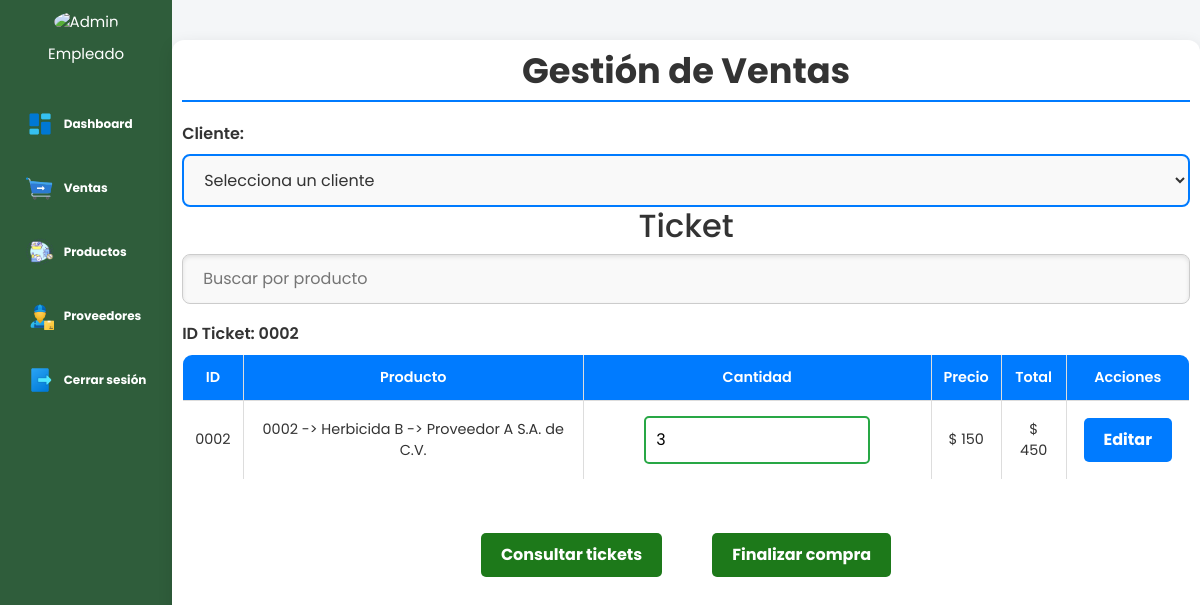
The app's page /Static/View/Empleado/ViewGestionVent.php (signed in), older data.
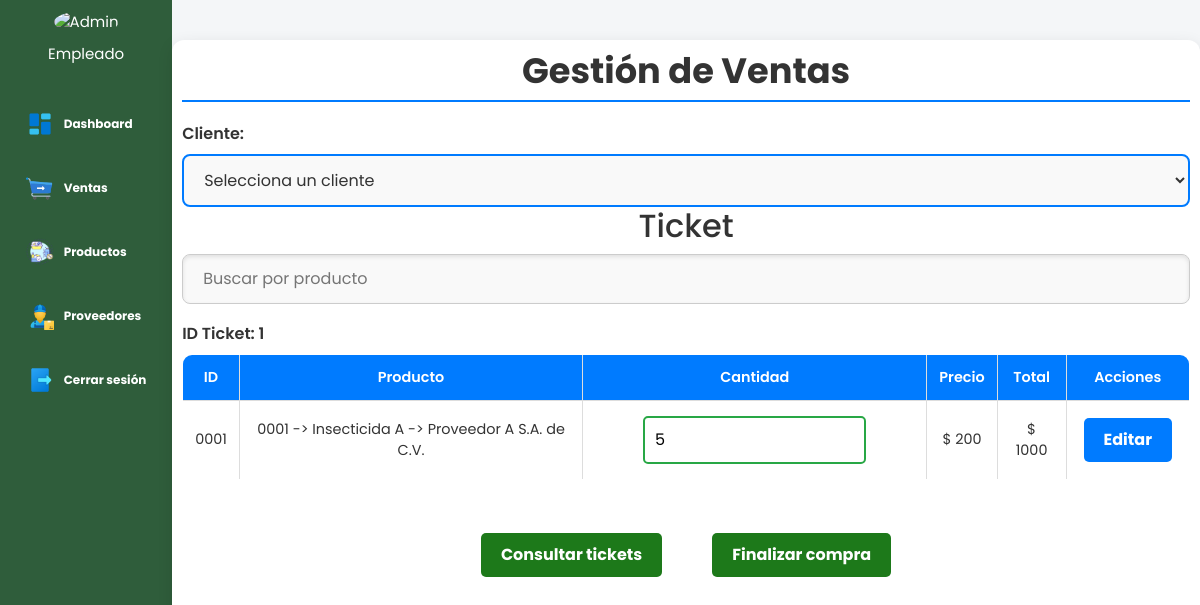
The same page, newer data.
### tables this page shows
create table notaVenta(
	idNotaVenta int(4) zerofill primary key auto_increment,
    fecha date not null, 
	subtotal float not null,  
    iva float not null,
    pagoTotal float not null,
    estatus varchar(15) not null,
    noCliente int unsigned,
    noEmpleado int unsigned,
    foreign key(noCliente) references cliente (noCliente) on delete set null on update cascade,
    foreign key(noEmpleado) references empleado (noEmpleado) on delete set null on update cascade
);

create table venta(
	idVenta int(4) zerofill primary key auto_increment,
    cantidad int not null,
	total float not null,  
    folio int unsigned,
    idNotaVenta int unsigned,
    foreign key(folio) references producto (folio) on delete set null on update cascade,
    foreign key(idNotaVenta) references notaVenta (idNotaVenta) on delete set null on update cascade
);

create table producto(
	folio int(4) zerofill primary key auto_increment,
	nombreProd varchar(60),
    tipo varchar(100) not null,
    unidadM varchar(15) not null,
    existencia int not null,
	peso float not null,
    descripcion text,
    precio float not null,
    urlImagen varchar(100) not null,
    idProveedor int unsigned,
    foreign key(idProveedor) references proveedor(idProveedor) on delete set null on update cascade
);

create table proveedor(
	idProveedor int(4) zerofill primary key auto_increment,
    razonSocial text not null,
    nombreComercial varchar(100) not null,
    telefono varchar(60),
    correo varchar(60)
);

### Static/view/Empleado/ViewGestionVent.php (the view, shortened to what the changed rows need)
<?php include 'HeaderE.php'; ?>
<?php include '../../Controller/Connect/Db.php'; ?>
<!DOCTYPE html>
<html lang="es">
    <head>
        <link href="https://cdn.jsdelivr.net/npm/bootstrap@5.3.3/dist/css/bootstrap.min.css" rel="stylesheet">
        <link rel="stylesheet" href="../../Css/ventas.css">
    </head>
    <body>
        <div class="container">
            <h1>Gestión de Ventas</h1>
            <?php
                $queryUltimaNota = "SELECT idNotaVenta, estatus FROM notaVenta ORDER BY idNotaVenta DESC LIMIT 1";
                $resultUltimaNota = $conn->query($queryUltimaNota);
                $idNotaVenta = 0;
                if ($resultUltimaNota && $resultUltimaNota->num_rows > 0) {
                    $ultimaNota = $resultUltimaNota->fetch_assoc();
                    if ($ultimaNota['estatus'] === 'Pendiente') {
                        $idNotaVenta = $ultimaNota['idNotaVenta'];
                    } else {
                        $queryNuevaNota = "INSERT INTO notaVenta (fecha, subtotal, iva, pagoTotal, estatus, noCliente, noEmpleado) VALUES (CURDATE(), 0, 0, 0, 'Pendiente', NULL, NULL)";
                        if ($conn->query($queryNuevaNota) === TRUE) {
                            $idNotaVenta = $conn->insert_id;
                        }
                    }
                }
            ?>
            <br>
            <div class="tabla">
                <div class="busqueda">
                    <h2 align="center">Ticket</h2>
                    <input type="text" id="busqueda" placeholder="Buscar por producto" oninput="filtrarVentas(this.value)">
                    <label for="idNotaVenta">ID Ticket: <?php echo $idNotaVenta; ?></label>
                </div>
                <table id="tablaVentas">
                    <thead>
                        <tr>
                            <th>ID</th>
                            <th>Producto</th>
                            <th>Cantidad</th>
                            <th>Precio</th>
                            <th>Total</th>
                            <th>Acciones</th>
                        </tr>
                    </thead>
                    <tbody>
                        <?php
                        if ($idNotaVenta > 0) {
                            $queryVentas = "SELECT v.idVenta, p.folio AS folioProd, p.nombreProd AS productoNombre, d.razonSocial as Razon, v.cantidad, p.precio, (v.cantidad * p.precio) AS total
                                            FROM venta v
                                            JOIN producto p ON v.folio = p.folio JOIN proveedor d on p.idProveedor = d.idProveedor
                                            WHERE v.idNotaVenta = $idNotaVenta";
                            $resultVentas = $conn->query($queryVentas);
                            if ($resultVentas && $resultVentas->num_rows > 0) {
                                while ($venta = $resultVentas->fetch_assoc()) {
                                    echo "<tr>
                                        <td>{$venta['idVenta']}</td>
                                        <td>{$venta['folioProd']} -> {$venta['productoNombre']} -> {$venta['Razon']}</td>
                                        <td>
                                            <input type='tel' class='entradaC' value='{$venta['cantidad']}'
                                            onkeypress=\"if (event.key === 'Enter') {
                                            enviarDatos(event, this, {$venta['folioProd']}, this.value, {$venta['precio']});
                                            }\">
                                        </td>
                                        <td>$ {$venta['precio']}</td>
                                        <td>$ {$venta['total']}</td>
                                        <td>
                                            <a href='/SolucionesWeb/Static/View/Empleado/VentaProducto.php?accion=editar&id={$venta['idVenta']}' class='btn btn-primary'>Editar</a>
                                        </td>
                                    </tr>";
                                }
                            } else {
                                echo "<tr><td colspan='6'>No hay productos en la venta actual</td></tr>";
                                echo "<script>document.getElementById('btnFinalizar').disabled = true;</script>";
                            }
                        }
                        ?>
                    </tbody>
                </table>
            </div>
            <br><br>
        </div>
    </body>
</html>

Row changes from the older to the newer data that the page shows:
no longer on this page (row edited): notaventa: idNotaVenta "0002"
no longer on this page (row unchanged): venta: idVenta "0002", folio.folio "0002", folio.nombreProd "Herbicida B", proveedor.razonSocial "Proveedor A S.A. de C.V.", cantidad "3", folio.precio "150", total "450"
now on this page (row unchanged): venta: idVenta "0001", folio.folio "0001", folio.nombreProd "Insecticida A", proveedor.razonSocial "Proveedor A S.A. de C.V.", cantidad "5", folio.precio "200", total "1000"
Text that changed along with them:
$idNotaVenta: (not shown) → "1"
